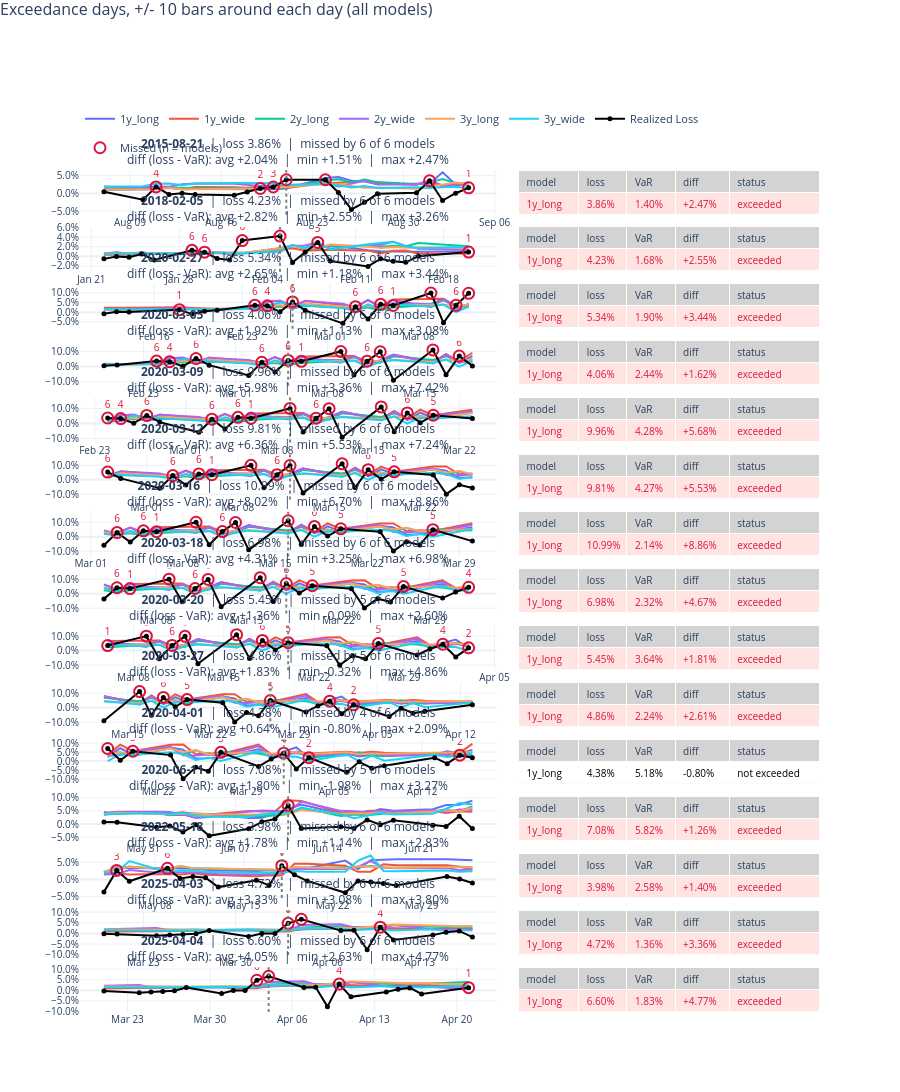

Notebook code cell kept with this figure:
### Code cell
# The exceedance days stacked in ONE figure: per day a graph (every run's VaR line + the realized loss) and,
# next to it, a table with loss, VaR and loss - VaR per run (exceeded rows in red).
# The common period is long now, so only the N_FOCUS_DAYS exceedance days with the largest realized loss are drawn.
N_FOCUS_DAYS = 15
focus_days = exceedance_days.sort_values('loss', ascending=False).head(N_FOCUS_DAYS).sort_index()
plot_exceedance_days_focus(
    {key: run['common_var_df'] for key, run in runs.items()},
    focus_days,
    window_bars=10,
)
